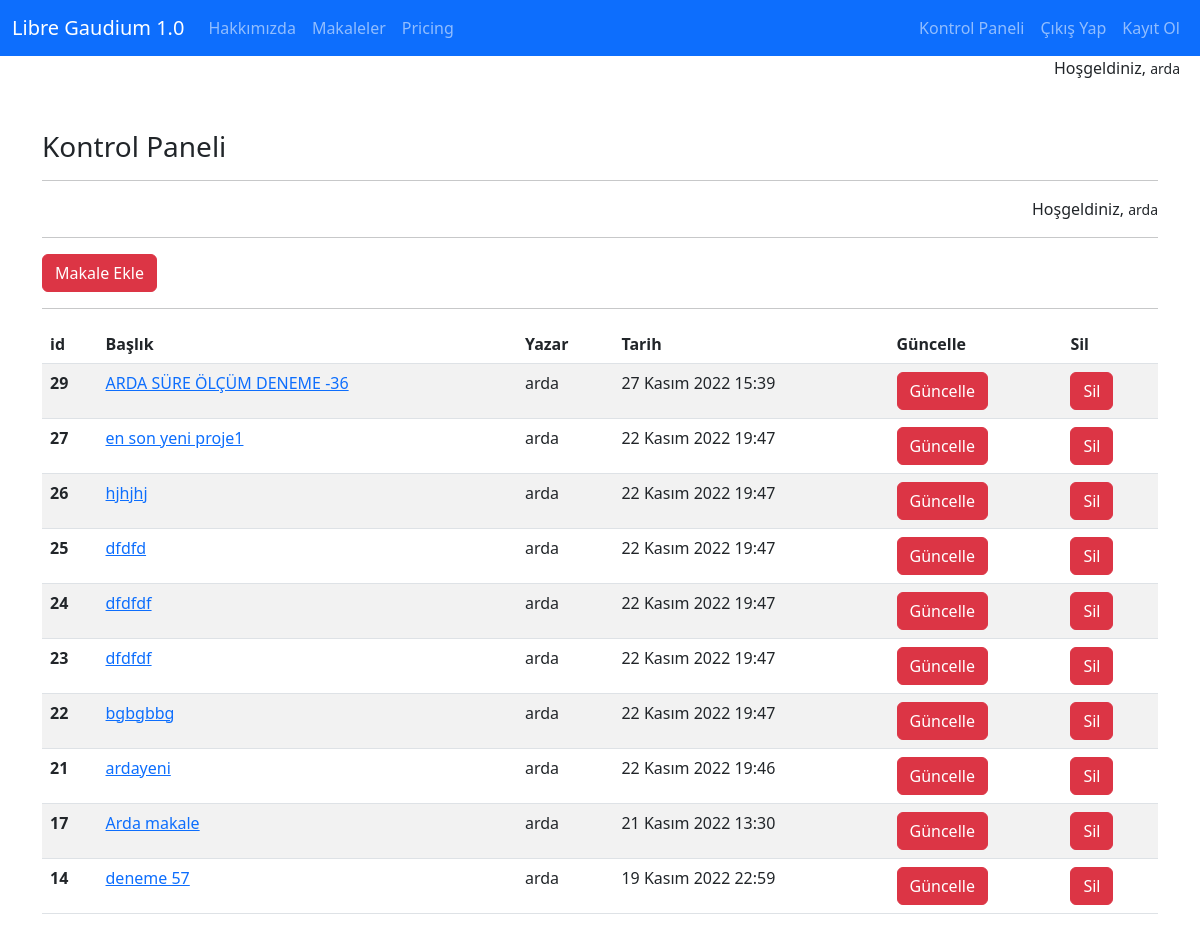
Screenshot of /articles/dashboard/ (signed in) with the database file from the repository.
### article/models.py (models this page shows, shortened)
class Article(models.Model):
    author = models.ForeignKey("auth.user", on_delete = models.CASCADE, verbose_name = "Yazar")
    title = models.CharField(max_length = 50, verbose_name = "Başlık")
    content = models.TextField(verbose_name = "İçerik")
    created_date = models.DateTimeField(auto_now_add = True, verbose_name = "Oluşturma tarihi")
    class Meta:
        ordering = ['-created_date']

### article/views.py (the view)
# urls.py: path('dashboard/', views.dashboard, name = "dashboard"),
@login_required(login_url="user:login")
@timer
def dashboard(request):
    articles = Article.objects.filter(author = request.user).defer("content")
    context = {
        "articles": articles
    }
    return render(request, "article/dashboard.html", context)

### article/views.py (called while the page is built)
def timer(func):
    @wraps(func)  # used for copying func metadata
    def wrapper(*args, **kwargs):
        start = time.time()
        result = func(*args, **kwargs)
        duration = (time.time() - start) * 1000
        print('view {} takes {:.2f} ms'.format(
            func.__name__,
            duration
            ))
        return result
    return wrapper

### article/templates/article/dashboard.html (shortened to what this page needs)
{% extends "article/layout.html" %}
{% block body %}
<h3>Kontrol Paneli</h3>
<hr>
<p style="text-align: right;">Hoşgeldiniz, <small>{{request.user.username}}</small></p>
<hr>
<a class="btn btn-danger" href="{% url 'article:addarticle' %}">Makale Ekle</a>
<hr>
{% if articles %}
<table class="table table-striped table-hover">
  <thead>
    <tr>
      <th scope="col">id</th>
      <th scope="col">Başlık</th>
      <th scope="col">Yazar</th>
      <th scope="col">Tarih</th>
      <th scope="col">Güncelle</th>
      <th scope="col">Sil</th>
    </tr>
  </thead>
  <tbody>
  {% for article in articles  %}
    <tr>
        <th scope="row">{{article.id}}</th>
        <td><a href="{% url 'article:detail' article.id %} ">{{article.title}}</a></td>
        <td>{{article.author.username}}</td>
        <td>{{article.created_date}}</td>
        <td><a href="{% url 'article:update' article.id %}" class="btn btn-danger">Güncelle</a></td>
        <td><a href="{% url 'article:delete' article.id %}" class="btn btn-danger">Sil</a></td>
    </tr>
  {% endfor %}
{% else %}
    <div class="alert alert-danger">Henüz Makaleniz Bulunmuyor</div>
{% endif %}
    </tbody>
</table>
{% endblock body %}

### article/templates/article/layout.html (shortened to what this page needs)
{% load static %}
<html lang="en">
<head>
    <link rel="stylesheet" href="{% static 'css/bootstrap.min.css' %}">
</head>
<body>
    {% include "article/includes/navbar.html" %}
    {% if request.user.is_authenticated %}
    <div style="text-align: right; margin-right: 20px;">Hoşgeldiniz, <small>{{request.user.username}}</small></div>
    {% else %}
    <div style="text-align: right; margin-right: 20px;">Kullanıcı Girişi Yapılmadı</div>
    {% endif %}
    <div style = "margin-top: 50px; margin-bottom: 50px" class = "container">
        {% block body %}
        {% endblock body %}
    </div>
</body>
</html>

### rows the page displays
Article: id "29", title "ARDA SÜRE ÖLÇÜM DENEME -36", author.username "arda", created_date "27 Kasım 2022 15:39"
Article: id "27", title "en son yeni proje1", author.username "arda", created_date "22 Kasım 2022 19:47"
Article: id "26", title "hjhjhj", author.username "arda", created_date "22 Kasım 2022 19:47"
Article: id "25", title "dfdfd", author.username "arda", created_date "22 Kasım 2022 19:47"
Article: id "24", title "dfdfdf", author.username "arda", created_date "22 Kasım 2022 19:47"
Article: id "23", title "dfdfdf", author.username "arda", created_date "22 Kasım 2022 19:47"
Article: id "22", title "bgbgbbg", author.username "arda", created_date "22 Kasım 2022 19:47"
Article: id "21", title "ardayeni", author.username "arda", created_date "22 Kasım 2022 19:46"
Article: id "17", title "Arda makale", author.username "arda", created_date "21 Kasım 2022 13:30"
Article: id "14", title "deneme 57", author.username "arda", created_date "19 Kasım 2022 22:59"

### other values shown
{{ request.user.username }} "arda"
